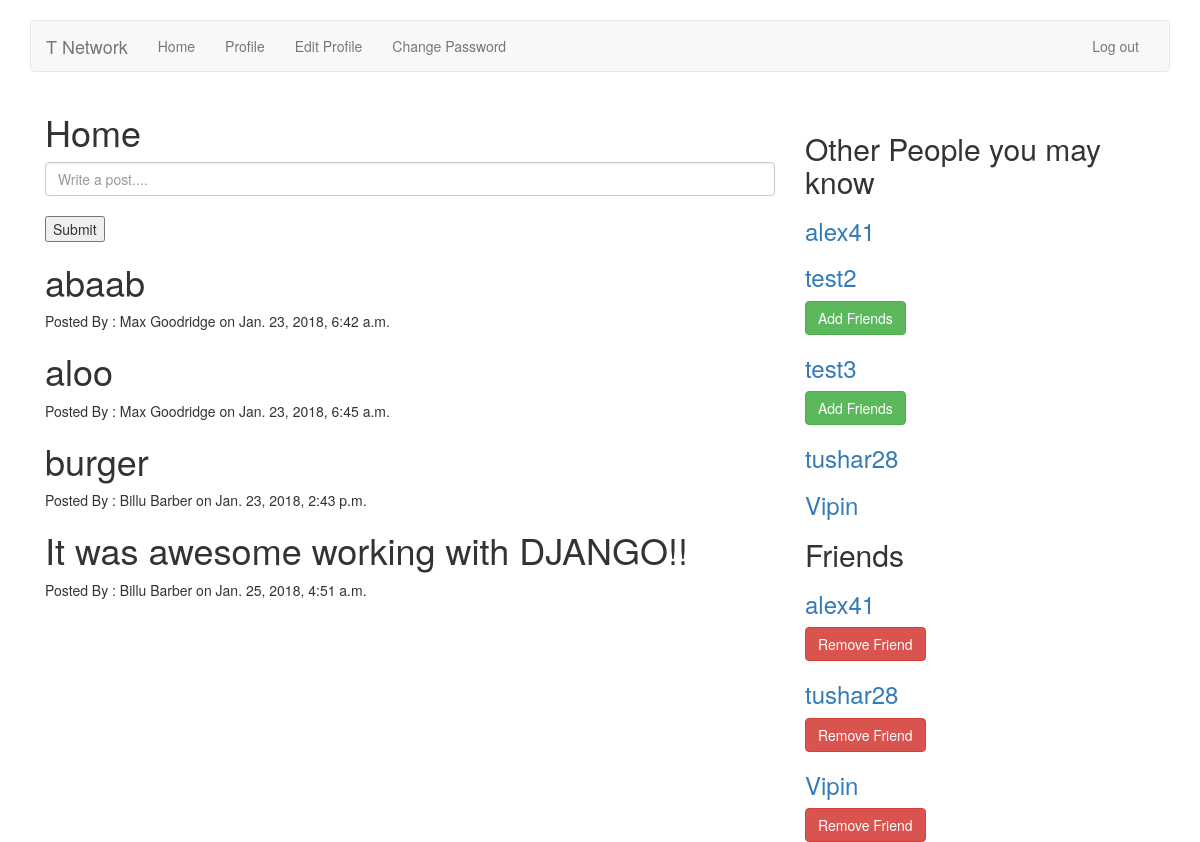
The app's page /home/ (signed in) with its own data.
### home/models.py (models this page shows)
class Post(models.Model):
    post = models.CharField(max_length=500)
    user = models.ForeignKey(User)
    created = models.DateTimeField(auto_now_add=True)
    updated = models.DateTimeField(auto_now=True)

### home/views.py (the view, shortened to what this page needs)
class HomeView(TemplateView):
    template_name = 'home/home.html'
    def get(self, request):
        form = HomeForm()
        posts = Post.objects.all().order_by('created')
        users = User.objects.exclude(id=request.user.id)
        friend = Friend.objects.get(current_user=request.user)
        friends = friend.users.all()
        args = {
            'form': form,
            'posts': posts,
            'users': users,
            'friends': friends,
        }
        return render(request, self.template_name, args)

### home/forms.py
class HomeForm(forms.ModelForm):
    post = forms.CharField(widget=forms.TextInput(
        attrs={
            'class': 'form-control',
            'placeholder': 'Write a post....'
        }
    ))
    class Meta:
        model = Post
        fields = ('post',)

### home/templates/home/home.html (shortened to what this page needs)
{% extends 'base.html' %}
{% block body %}
<div class="container">
	<div class="col-md-8">
		<h1>Home </h1>
		<form method="post">
			{{ form.post }}
			<br>
			<button type="submit">Submit</button>
		</form>
		{% for post in posts %}
			<h1>{{ post.post }}</h1>
			<p>Posted By : {{ post.user.get_full_name }}  on {{ post.created }}</p>
		{% endfor %}
	</div>
	<br>
	<div class="col-md-4">
		<h2>Other People you may know</h2>
		{% for user in users %}
		<a href="{% url 'accounts:view_profile_with_pk' pk=user.pk %}">
			<h3>{{ user.username }}</h3>
		</a>
		{% if not user in friends %}
			<a href="{% url 'home:change_friends' operation='add' pk=user.pk %}">
				<button type="button" class ="btn btn-success">Add Friends</button>
			</a>
		{% endif %}
		{% endfor %}
		<h2>Friends</h2>
		{% for friend in friends %}
			<a href="{% url 'accounts:view_profile_with_pk' pk=user.pk %}">
				<h3>{{ friend.username }}</h3>
			</a>
			<a href="{% url 'home:change_friends' operation='remove' pk=friend.pk %}">
				<button type="button" class ="btn btn-danger">Remove Friend</button>
			</a>
		{% endfor %}
	</div>
</div>
{% endblock %}

### accounts/templates/base.html (shortened to what this page needs)
<html>
	<head>
		<link rel="stylesheet" href="https://maxcdn.bootstrapcdn.com/bootstrap/3.3.7/css/bootstrap.min.css">
	</head>
	<body>
	<br>
	 <div class="container">
      <nav class="navbar navbar-default">
        <div class="container-fluid">
          <div class="navbar-header">
            <a class="navbar-brand" href="#">T Network </a>
          </div>
          <div id="navbar" class="navbar-collapse collapse">
            {% if user.is_authenticated %}
            <ul class="nav navbar-nav ">
                <li><a href="{% url 'home:home' %}">Home</a></li>
                <li><a href="{% url 'accounts:view_profile' %}">Profile</a></li>
                <li><a href="{% url 'accounts:edit_profile' %}">Edit Profile</a></li>
                <li><a href="{% url 'accounts:change_password' %}">Change Password</a></li>
            </ul>
           <ul class="nav navbar-nav navbar-right ">
               <li><a href="{% url 'accounts:logout' %}">Log out</a></li>
            </ul>
            {% endif %}
        </div>
      </nav>
     </div>
		{% block body %}
		{% endblock %}
	</body>
</html>

### records on screen
Post: post "abaab", user.get_full_name "Max Goodridge", created "Jan. 23, 2018, 6:42 a.m."
Post: post "aloo", user.get_full_name "Max Goodridge", created "Jan. 23, 2018, 6:45 a.m."
Post: post "burger", user.get_full_name "Billu Barber", created "Jan. 23, 2018, 2:43 p.m."
Post: post "It was awesome working with DJANGO!!", user.get_full_name "Billu Barber", created "Jan. 25, 2018, 4:51 a.m."

### other values on screen
{{ user.username }} "alex41"
{{ user.username }} "test2"
{{ user.username }} "test3"
{{ user.username }} "tushar28"
{{ user.username }} "Vipin"
{{ friend.username }} "alex41"
{{ friend.username }} "tushar28"
{{ friend.username }} "Vipin"
